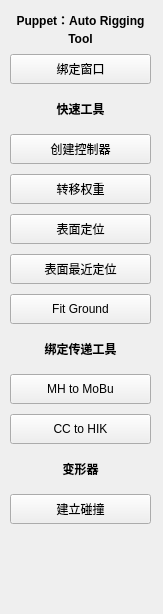
<?xml version="1.0" encoding="UTF-8"?>
<ui version="4.0">
 <class>Form</class>
 <widget class="QWidget" name="Form">
  <property name="geometry">
   <rect>
    <x>0</x>
    <y>0</y>
    <width>163</width>
    <height>614</height>
   </rect>
  </property>
  <property name="font">
   <font>
    <pointsize>11</pointsize>
   </font>
  </property>
  <property name="windowTitle">
   <string>Rig Tools</string>
  </property>
  <widget class="QWidget" name="layoutWidget">
   <property name="geometry">
    <rect>
     <x>10</x>
     <y>10</y>
     <width>141</width>
     <height>521</height>
    </rect>
   </property>
   <layout class="QGridLayout" name="gridLayout">
    <property name="spacing">
     <number>6</number>
    </property>
    <item row="3" column="0">
     <widget class="QPushButton" name="pushButton_4">
      <property name="sizePolicy">
       <sizepolicy hsizetype="Preferred" vsizetype="Minimum">
        <horstretch>0</horstretch>
        <verstretch>0</verstretch>
       </sizepolicy>
      </property>
      <property name="minimumSize">
       <size>
        <width>100</width>
        <height>30</height>
       </size>
      </property>
      <property name="maximumSize">
       <size>
        <width>16777215</width>
        <height>30</height>
       </size>
      </property>
      <property name="font">
       <font>
        <family>Arial</family>
        <pointsize>9</pointsize>
       </font>
      </property>
      <property name="text">
       <string>创建控制器</string>
      </property>
     </widget>
    </item>
    <item row="6" column="0">
     <widget class="QPushButton" name="pushButton_8">
      <property name="minimumSize">
       <size>
        <width>100</width>
        <height>30</height>
       </size>
      </property>
      <property name="maximumSize">
       <size>
        <width>16777215</width>
        <height>30</height>
       </size>
      </property>
      <property name="font">
       <font>
        <family>Arial</family>
        <pointsize>9</pointsize>
       </font>
      </property>
      <property name="toolTip">
       <string/>
      </property>
      <property name="text">
       <string>表面最近定位</string>
      </property>
     </widget>
    </item>
    <item row="12" column="0">
     <widget class="QLabel" name="label_6">
      <property name="minimumSize">
       <size>
        <width>80</width>
        <height>30</height>
       </size>
      </property>
      <property name="maximumSize">
       <size>
        <width>16777215</width>
        <height>30</height>
       </size>
      </property>
      <property name="font">
       <font>
        <family>Arial</family>
        <pointsize>9</pointsize>
        <weight>75</weight>
        <bold>true</bold>
       </font>
      </property>
      <property name="text">
       <string>变形器</string>
      </property>
      <property name="alignment">
       <set>Qt::AlignCenter</set>
      </property>
     </widget>
    </item>
    <item row="5" column="0">
     <widget class="QPushButton" name="pushButton_7">
      <property name="minimumSize">
       <size>
        <width>100</width>
        <height>30</height>
       </size>
      </property>
      <property name="maximumSize">
       <size>
        <width>16777215</width>
        <height>30</height>
       </size>
      </property>
      <property name="font">
       <font>
        <family>Arial</family>
        <pointsize>9</pointsize>
       </font>
      </property>
      <property name="text">
       <string>表面定位</string>
      </property>
     </widget>
    </item>
    <item row="1" column="0">
     <widget class="QPushButton" name="pushButton_6">
      <property name="sizePolicy">
       <sizepolicy hsizetype="Preferred" vsizetype="Minimum">
        <horstretch>0</horstretch>
        <verstretch>0</verstretch>
       </sizepolicy>
      </property>
      <property name="minimumSize">
       <size>
        <width>100</width>
        <height>30</height>
       </size>
      </property>
      <property name="maximumSize">
       <size>
        <width>16777215</width>
        <height>30</height>
       </size>
      </property>
      <property name="font">
       <font>
        <family>Arial</family>
        <pointsize>9</pointsize>
       </font>
      </property>
      <property name="text">
       <string>绑定窗口</string>
      </property>
     </widget>
    </item>
    <item row="8" column="0">
     <widget class="QPushButton" name="pushButton_3">
      <property name="sizePolicy">
       <sizepolicy hsizetype="Preferred" vsizetype="Minimum">
        <horstretch>0</horstretch>
        <verstretch>0</verstretch>
       </sizepolicy>
      </property>
      <property name="minimumSize">
       <size>
        <width>100</width>
        <height>30</height>
       </size>
      </property>
      <property name="maximumSize">
       <size>
        <width>16777215</width>
        <height>30</height>
       </size>
      </property>
      <property name="font">
       <font>
        <family>Arial</family>
        <pointsize>9</pointsize>
       </font>
      </property>
      <property name="text">
       <string>Fit Ground</string>
      </property>
     </widget>
    </item>
    <item row="13" column="0">
     <widget class="QPushButton" name="pushButton">
      <property name="sizePolicy">
       <sizepolicy hsizetype="Preferred" vsizetype="Minimum">
        <horstretch>0</horstretch>
        <verstretch>0</verstretch>
       </sizepolicy>
      </property>
      <property name="minimumSize">
       <size>
        <width>100</width>
        <height>30</height>
       </size>
      </property>
      <property name="maximumSize">
       <size>
        <width>16777215</width>
        <height>30</height>
       </size>
      </property>
      <property name="font">
       <font>
        <family>Arial</family>
        <pointsize>9</pointsize>
       </font>
      </property>
      <property name="toolTip">
       <string>先选软体，再选刚体</string>
      </property>
      <property name="text">
       <string>建立碰撞</string>
      </property>
     </widget>
    </item>
    <item row="10" column="0">
     <widget class="QPushButton" name="pushButton_2">
      <property name="sizePolicy">
       <sizepolicy hsizetype="Preferred" vsizetype="Minimum">
        <horstretch>0</horstretch>
        <verstretch>0</verstretch>
       </sizepolicy>
      </property>
      <property name="minimumSize">
       <size>
        <width>100</width>
        <height>30</height>
       </size>
      </property>
      <property name="maximumSize">
       <size>
        <width>16777215</width>
        <height>30</height>
       </size>
      </property>
      <property name="font">
       <font>
        <family>Arial</family>
        <pointsize>9</pointsize>
       </font>
      </property>
      <property name="text">
       <string>MH to MoBu</string>
      </property>
      <property name="autoExclusive">
       <bool>false</bool>
      </property>
     </widget>
    </item>
    <item row="2" column="0">
     <widget class="QLabel" name="label_4">
      <property name="minimumSize">
       <size>
        <width>80</width>
        <height>30</height>
       </size>
      </property>
      <property name="maximumSize">
       <size>
        <width>16777215</width>
        <height>30</height>
       </size>
      </property>
      <property name="font">
       <font>
        <family>Arial</family>
        <pointsize>9</pointsize>
        <weight>75</weight>
        <bold>true</bold>
       </font>
      </property>
      <property name="text">
       <string>快速工具</string>
      </property>
      <property name="alignment">
       <set>Qt::AlignCenter</set>
      </property>
     </widget>
    </item>
    <item row="9" column="0">
     <widget class="QLabel" name="label_5">
      <property name="minimumSize">
       <size>
        <width>80</width>
        <height>0</height>
       </size>
      </property>
      <property name="maximumSize">
       <size>
        <width>16777215</width>
        <height>30</height>
       </size>
      </property>
      <property name="font">
       <font>
        <family>Arial</family>
        <pointsize>9</pointsize>
        <weight>75</weight>
        <bold>true</bold>
       </font>
      </property>
      <property name="text">
       <string>绑定传递工具</string>
      </property>
      <property name="alignment">
       <set>Qt::AlignCenter</set>
      </property>
     </widget>
    </item>
    <item row="11" column="0">
     <widget class="QPushButton" name="pushButton_5">
      <property name="sizePolicy">
       <sizepolicy hsizetype="Preferred" vsizetype="Minimum">
        <horstretch>0</horstretch>
        <verstretch>0</verstretch>
       </sizepolicy>
      </property>
      <property name="minimumSize">
       <size>
        <width>100</width>
        <height>30</height>
       </size>
      </property>
      <property name="maximumSize">
       <size>
        <width>16777215</width>
        <height>30</height>
       </size>
      </property>
      <property name="font">
       <font>
        <family>Arial</family>
        <pointsize>9</pointsize>
       </font>
      </property>
      <property name="text">
       <string>CC to HIK</string>
      </property>
      <property name="autoExclusive">
       <bool>false</bool>
      </property>
     </widget>
    </item>
    <item row="0" column="0">
     <widget class="QLabel" name="label">
      <property name="maximumSize">
       <size>
        <width>16777215</width>
        <height>30</height>
       </size>
      </property>
      <property name="font">
       <font>
        <family>Arial</family>
        <pointsize>9</pointsize>
        <weight>75</weight>
        <bold>true</bold>
       </font>
      </property>
      <property name="text">
       <string>Puppet：Auto Rigging Tool</string>
      </property>
      <property name="alignment">
       <set>Qt::AlignCenter</set>
      </property>
      <property name="wordWrap">
       <bool>true</bool>
      </property>
     </widget>
    </item>
    <item row="4" column="0">
     <widget class="QPushButton" name="pushButton_1">
      <property name="sizePolicy">
       <sizepolicy hsizetype="Preferred" vsizetype="Minimum">
        <horstretch>0</horstretch>
        <verstretch>0</verstretch>
       </sizepolicy>
      </property>
      <property name="minimumSize">
       <size>
        <width>100</width>
        <height>30</height>
       </size>
      </property>
      <property name="maximumSize">
       <size>
        <width>16777215</width>
        <height>30</height>
       </size>
      </property>
      <property name="font">
       <font>
        <family>Arial</family>
        <pointsize>9</pointsize>
       </font>
      </property>
      <property name="text">
       <string>转移权重</string>
      </property>
     </widget>
    </item>
   </layout>
  </widget>
 </widget>
 <resources/>
 <connections/>
</ui>
